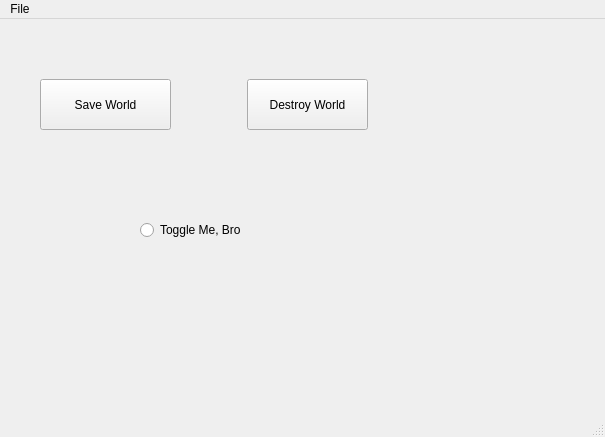
<?xml version="1.0" encoding="UTF-8"?>
<ui version="4.0">
 <class>MainWindow</class>
 <widget class="QMainWindow" name="MainWindow">
  <property name="geometry">
   <rect>
    <x>0</x>
    <y>0</y>
    <width>605</width>
    <height>437</height>
   </rect>
  </property>
  <property name="windowTitle">
   <string>MainWindow</string>
  </property>
  <widget class="QWidget" name="centralWidget">
   <widget class="QPushButton" name="pushButton">
    <property name="geometry">
     <rect>
      <x>40</x>
      <y>60</y>
      <width>131</width>
      <height>51</height>
     </rect>
    </property>
    <property name="text">
     <string>Save World</string>
    </property>
   </widget>
   <widget class="QPushButton" name="pushButton_2">
    <property name="geometry">
     <rect>
      <x>247</x>
      <y>60</y>
      <width>121</width>
      <height>51</height>
     </rect>
    </property>
    <property name="text">
     <string>Destroy World</string>
    </property>
   </widget>
   <widget class="QRadioButton" name="radioButton">
    <property name="geometry">
     <rect>
      <x>140</x>
      <y>200</y>
      <width>131</width>
      <height>22</height>
     </rect>
    </property>
    <property name="text">
     <string>Toggle Me, Bro</string>
    </property>
   </widget>
  </widget>
  <widget class="QStatusBar" name="statusBar"/>
  <widget class="QMenuBar" name="menuBar">
   <property name="geometry">
    <rect>
     <x>0</x>
     <y>0</y>
     <width>605</width>
     <height>25</height>
    </rect>
   </property>
   <widget class="QMenu" name="menuFile">
    <property name="title">
     <string>File</string>
    </property>
    <addaction name="actionQuit"/>
   </widget>
   <addaction name="menuFile"/>
  </widget>
  <action name="actionQuit">
   <property name="text">
    <string>Quit</string>
   </property>
  </action>
 </widget>
 <layoutdefault spacing="6" margin="11"/>
 <resources/>
 <connections>
  <connection>
   <sender>actionQuit</sender>
   <signal>triggered()</signal>
   <receiver>MainWindow</receiver>
   <slot>close()</slot>
   <hints>
    <hint type="sourcelabel">
     <x>-1</x>
     <y>-1</y>
    </hint>
    <hint type="destinationlabel">
     <x>302</x>
     <y>218</y>
    </hint>
   </hints>
  </connection>
 </connections>
 <slots>
  <slot>checkbox_on()</slot>
  <slot>checkbox_off()</slot>
  <slot>whatever()</slot>
 </slots>
</ui>
